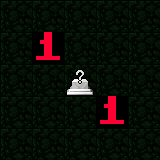

A 2D game scene composited from a Tiled map and its tileset images. What follows is a short description and the map's XML, with every tile layer's data as written:
An orthogonal 5x5 tile map with 32x32 px tiles, 3 tile layers (Tile Layer, Feature Layer, Tag Layer), 2 tilesets.

<map version="2017.05.26" orientation="orthogonal" renderorder="right-down" width="5" height="5" tilewidth="32" tileheight="32" backgroundcolor="#000000" nextobjectid="1">
 <properties>
  <property name="code" value=": ee_jiyva(_G)" />
  <property name="tags" value="ee_5x5" />
 </properties>
 <tileset firstgid="1" source="../tilesets/features.tsx" />
 <tileset firstgid="205" source="../tilesets/basic.tsx" />
 <layer name="Tile Layer" width="5" height="5">
  <data encoding="csv">
243,243,243,243,243,
243,28,243,243,243,
243,243,243,243,243,
243,243,243,28,243,
243,243,243,243,243
</data>
 </layer>
 <layer name="Feature Layer" width="5" height="5">
  <data encoding="csv">
0,0,0,0,0,
0,0,0,0,0,
0,0,72,0,0,
0,0,0,0,0,
0,0,0,0,0
</data>
 </layer>
 <layer name="Tag Layer" width="5" height="5">
  <data encoding="csv">
0,0,0,0,0,
0,0,0,0,0,
0,0,0,0,0,
0,0,0,0,0,
0,0,0,0,0
</data>
 </layer>
 <objectgroup name="Scripting Layer" />
</map>
